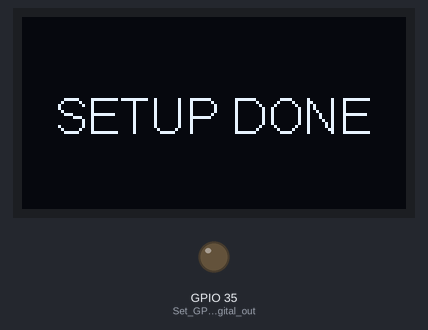
Bench run of a sketch on a simulated ESP32. Parts: 128×64 one-colour display, output pins drawn as LEDs (lit = HIGH). A WiFi scan finds three made-up networks.

Above: at 4.6 s.
At 9.1 s:
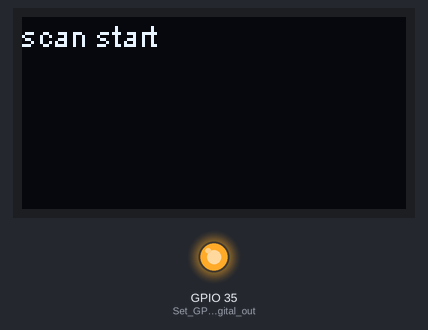
At 23.2 s:
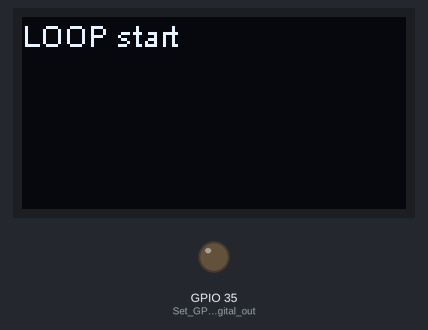
At 36.7 s:
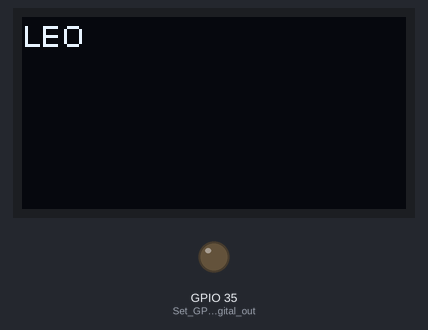
Timing chart, 0 to 38.2 s (numbered marks = the images above):
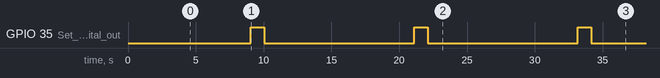

The sketch:

WeatherSens_01.ino
```cpp
#include "HT_SSD1306Wire.h"
#include <WiFi.h>
#include <WebServer.h>
#include <Wire.h>
#include <Adafruit_Sensor.h>
#include <Adafruit_BME280.h>

#define SEALEVELPRESSURE_HPA (1013.25)

SSD1306Wire  display(0x3c, 500000, SDA_OLED, SCL_OLED, GEOMETRY_128_64, RST_OLED); // addr , freq , i2c group , resolution , rst
Adafruit_BME280 bme;

float temperature, humidity, pressure, altitude;

// Adapted from Adafruit_SSD1306
void drawRect(void) {
  for (int16_t i=0; i<display.getHeight()/2; i+=2) {
    display.drawRect(i, i, display.getWidth()-2*i, display.getHeight()-2*i);
    display.display();
    delay(10);
  }
}

void drawRectIvert(void) {
  for (int16_t i=1; i<display.getHeight()/2; i+=2) {
    display.drawRect(i, i, display.getWidth()-2*i, display.getHeight()-2*i);
    display.display();
    delay(10);
  }
}

// Adapted from Adafruit_SSD1306
void fillRect(void) {
  uint8_t color = 1;
  for (int16_t i=0; i<display.getHeight()/2; i+=3) {
    display.setColor((color % 2 == 0) ? BLACK : WHITE); // alternate colors
    display.fillRect(i, i, display.getWidth() - i*2, display.getHeight() - i*2);
    display.display();
    delay(10);
    color++;
  }
  // Reset back to WHITE
  display.setColor(WHITE);
}

// Adapted from Adafruit_SSD1306
void drawCircle(void) {
  for (int16_t i=0; i<display.getHeight(); i+=2) {
    display.drawCircle(display.getWidth()/2, display.getHeight()/2, i);
    display.display();
    delay(10);
  }
  delay(1000);
  display.clear();

  // This will draw the part of the circel in quadrant 1
  // Quadrants are numberd like this:
  //   0010 | 0001
  //  ------|-----
  //   0100 | 1000
  //
  display.drawCircleQuads(display.getWidth()/2, display.getHeight()/2, display.getHeight()/4, 0b00000001);
  display.display();
  delay(200);
  display.drawCircleQuads(display.getWidth()/2, display.getHeight()/2, display.getHeight()/4, 0b00000011);
  display.display();
  delay(200);
  display.drawCircleQuads(display.getWidth()/2, display.getHeight()/2, display.getHeight()/4, 0b00000111);
  display.display();
  delay(200);
  display.drawCircleQuads(display.getWidth()/2, display.getHeight()/2, display.getHeight()/4, 0b00001111);
  display.display();
}

void print(char* buffer) {
  // Initialize the log buffer
  // allocate memory to store 8 lines of text and 30 chars per line.
  display.setLogBuffer(4, 30);

  display.clear();
    // Print to the screen
    display.println(buffer);
    // Draw it to the internal screen buffer
    display.drawLogBuffer(0, 0);
    // Display it on the screen
    display.display();
    delay(500);
}


void VextON(void)
{
  pinMode(Vext,OUTPUT);
  digitalWrite(Vext, LOW);
}

void VextOFF(void) //Vext default OFF
{
  pinMode(Vext,OUTPUT);
  digitalWrite(Vext, HIGH);
}

void setup() {
  pinMode(35, OUTPUT); // Set GPIO35 as digital output pin
  delay(100);

  display.init();
  display.clear();
  display.display();
  display.setContrast(255);

  WiFi.mode(WIFI_STA);
  WiFi.disconnect();
  delay(100);

  drawRect();
  delay(500);
  drawRectIvert();
  delay(2000);
  display.clear();

  delay(1000);

  display.setTextAlignment(TEXT_ALIGN_CENTER);
  display.clear();
  display.display();
  display.screenRotate(ANGLE_0_DEGREE);
  display.setFont(ArialMT_Plain_16);
  display.drawString(display.getWidth()/2, display.getHeight()/2-16/2, "SETUP DONE");
  display.display();
  delay(2000);

  display.setFont(ArialMT_Plain_10);

  print("scan start");

  delay(2000);

}

void loop() {

  display.clear();

  digitalWrite(35, HIGH); // Set GPIO35 active high
  delay(1000);  // delay of one second
  digitalWrite(35, LOW); // Set GPIO35 active low
  delay(1000); // delay of one second


  print("LOOP start");

  delay(1000);
  print("LEO");
  delay(1000);

    // WiFi.scanNetworks will return the number of networks found
    int n = WiFi.scanNetworks();
    display.println("scan done");
    if (n == 0) {
        display.println("no networks found");
    } else {
        display.print(n);
        display.println(" networks found");
        for (int i = 0; i < n; ++i) {
            // Print SSID and RSSI for each network found
            display.print(i + 1);
            display.print(": ");
            display.print(WiFi.SSID(i));
            display.print(" (");
            display.print(WiFi.RSSI(i));
            display.print(")");
            display.println((WiFi.encryptionType(i) == WIFI_AUTH_OPEN)?" ":"*");
            delay(10);
        }
    }
    display.println("");

    // Wait a bit before scanning again
    delay(5000);


}
```

Measured:
- by itself, GPIO 35 (Set_GPIO35_as_digital_out): alternates HIGH for 1.0 s and LOW for 11.1 s
- what the display in image 0 shows lasts 2.0 s, from 4.5 s to 6.5 s
- what the display in image 1 shows lasts 4.6 s, from 6.5 s to 11.1 s
- what the display in image 2 shows lasts 1.5 s, from 23.1 s to 24.6 s
